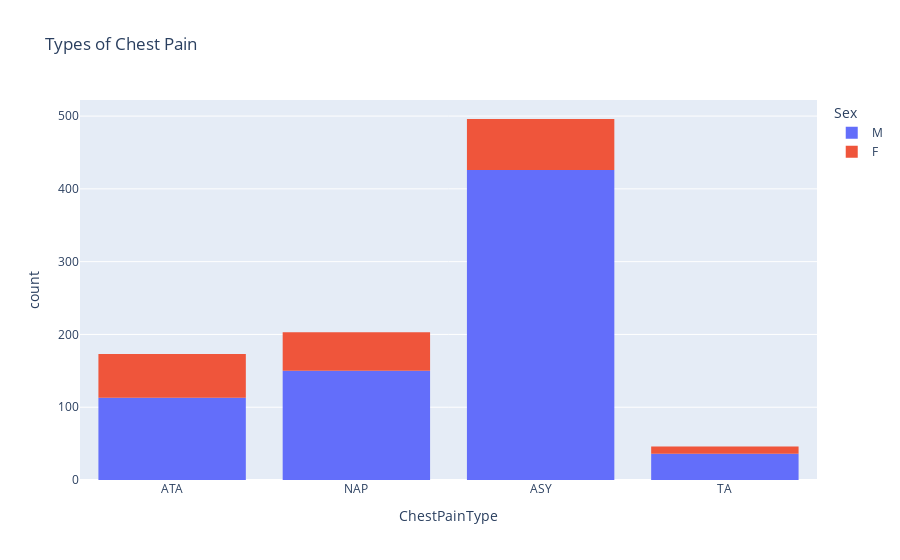

Notebook code cell kept with this figure:
### Markdown cell above
Types of Chest Pain

### Code cell
fig = px.histogram(df,
                   x = "ChestPainType",
                   color="Sex",
                   hover_data=df.columns,
                   title="Types of Chest Pain")
fig.show()

### Figure 1 — Plotly figure (JSON) as saved in the notebook; plotly's stock layout.template omitted (floating-point values rounded to 4 significant figures; data arrays with more than 128 entries replaced by an {"elided": "..."} marker saying what was removed)
{"data": [{"alignmentgroup": "True", "bingroup": "x", "hovertemplate": "Sex=M<br>ChestPainType=%{x}<br>count=%{y}<extra></extra>", "legendgroup": "M", "marker": {"color": "#636efa", "pattern": {"shape": ""}}, "name": "M", "offsetgroup": "M", "orientation": "v", "showlegend": true, "type": "histogram", "x": {"elided": "725 str values"}, "xaxis": "x", "yaxis": "y"}, {"alignmentgroup": "True", "bingroup": "x", "hovertemplate": "Sex=F<br>ChestPainType=%{x}<br>count=%{y}<extra></extra>", "legendgroup": "F", "marker": {"color": "#EF553B", "pattern": {"shape": ""}}, "name": "F", "offsetgroup": "F", "orientation": "v", "showlegend": true, "type": "histogram", "x": {"elided": "193 str values"}, "xaxis": "x", "yaxis": "y"}], "layout": {"barmode": "relative", "legend": {"title": {"text": "Sex"}, "tracegroupgap": 0}, "title": {"text": "Types of Chest Pain"}, "xaxis": {"anchor": "y", "domain": [0, 1], "title": {"text": "ChestPainType"}}, "yaxis": {"anchor": "x", "domain": [0, 1], "title": {"text": "count"}}}}
